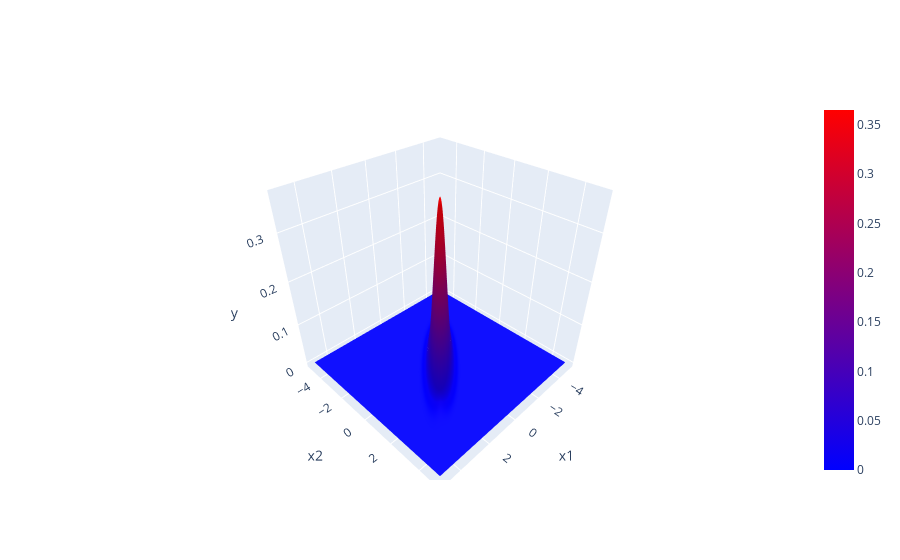

The notebook cell this image was saved under:
### Code cell
# 2変量ガウス分布の3Dプロット、及びあるx1の値に対するyの値を表示する

x1 = np.linspace(-5, 5, 201)
x2 = np.linspace(-5, 5, 201)
xx, yy, zz = gauss_multiple_3dpdf(x1, x2, cov=cov1)

plot_3d(xx, yy, zz)

# スライダーで x=const の断面を表示
def plot_cross_section(x_index):
    x_val = xx[0, x_index]
    z_cross = zz[:, x_index]

    fig, ax = plt.subplots()
    ax.plot(yy[:, x_index], z_cross, label=f"x = {x_val:.2f}") # 値のスケールは行っていない
    ax.set_title(f"x1 = {x_val:.2f}")
    ax.set_xlabel("x2")
    ax.set_ylabel("y")
    ax.set_xlim([-5, 5])
    ax.set_ylim([0, 0.4])
    ax.legend()
    plt.show()

slider = widgets.IntSlider(min=0, max=len(xx)-1, step=1, description="x index")
widgets.interact(plot_cross_section, x_index=slider)

### Figure 1 — Plotly figure (JSON) as saved in the notebook; plotly's stock layout.template omitted (floating-point values rounded to 4 significant figures; data arrays with more than 128 entries replaced by an {"elided": "..."} marker saying what was removed)
{"data": [{"colorscale": [[0, "blue"], [1, "red"]], "type": "surface", "x": {"elided": "201x201 float values"}, "y": {"elided": "201x201 float values"}, "z": {"elided": "201x201 float values"}}], "layout": {"scene": {"xaxis": {"title": {"text": "x1"}}, "yaxis": {"title": {"text": "x2"}}, "zaxis": {"title": {"text": "y"}}}}}
